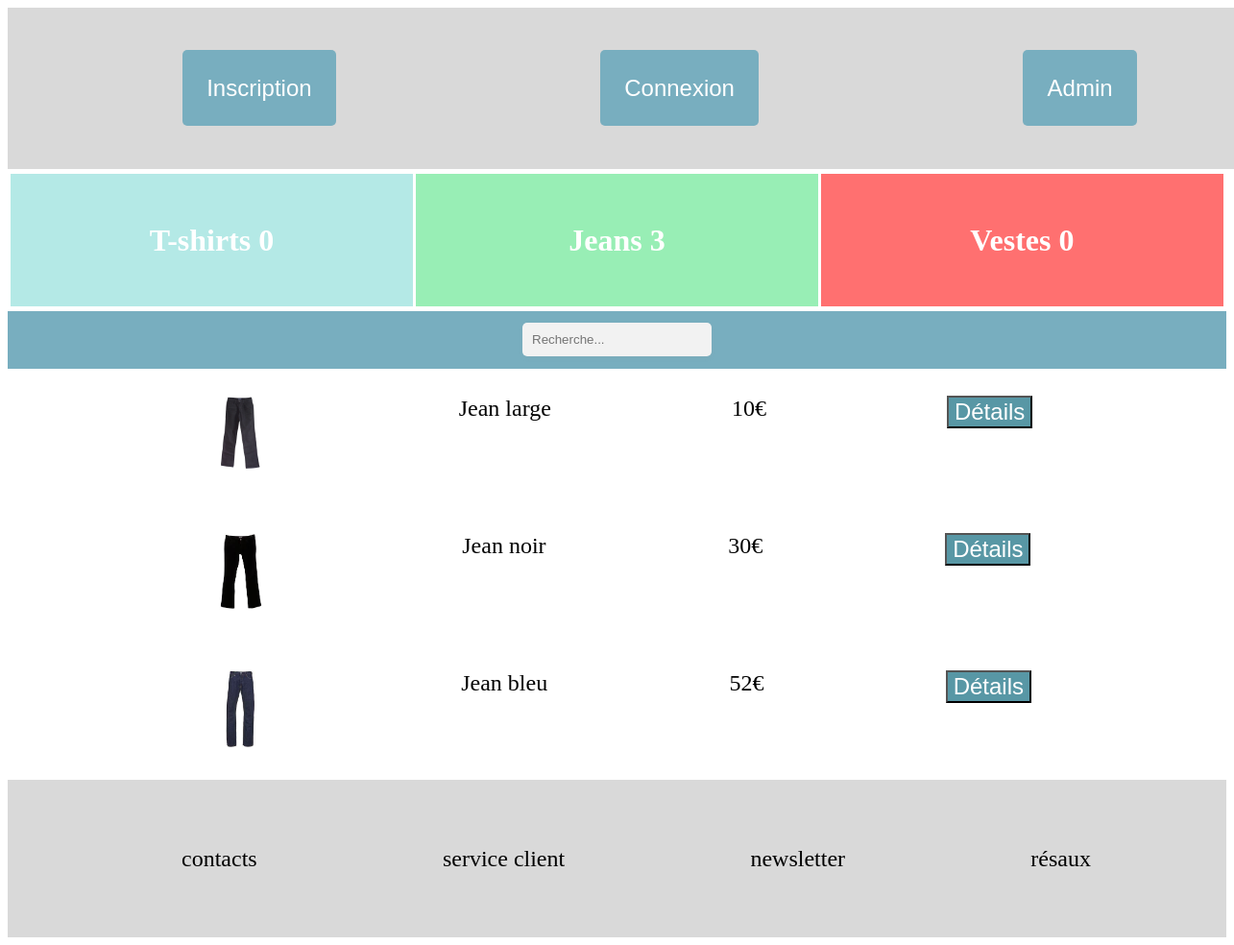
The page / on the database its author committed.
### tables this page shows
CREATE TABLE IF NOT EXISTS `produits` (
  `id` int(11) NOT NULL AUTO_INCREMENT,
  `image` varchar(255) NOT NULL,
  `nom` varchar(255) NOT NULL,
  `description` varchar(255) NOT NULL,
  `prix` float NOT NULL,
  PRIMARY KEY (`id`)
);

### models/Model.php (called while the page is built, shortened)
<?php
abstract class Model{
    private static $pdo;
    private static function setDb(){
        self::$pdo = new PDO("mysql:host=localhost; dbname=shop; charset=utf8", "root", "");
        self::$pdo->setAttribute(PDO::ATTR_ERRMODE,PDO::ERRMODE_WARNING);
    }
    protected function getDb(){
        return self::$pdo;
    }
}

### models/Product/ProductManager.php (called while the page is built, shortened)
<?php
require_once "./models/Model.php";
require_once "Product.php";
class ProductManager extends Model{
    private $products;
    public function addProduct($product){
        $this->products[] = $product;
    }
    public function getProducts(){
        return $this->products;
    }
    public function loadProducts(){
        $query = $this->getDb()->prepare("SELECT * FROM produits ORDER BY id DESC");
        $query->execute();
        $myProducts = $query->fetchAll(PDO::FETCH_ASSOC);
    }
    public function loadOccurences($value){
       $query = "SELECT COUNT(*) AS count FROM produits WHERE description = :value";
       $stmt = $this->getDb()->prepare($query);
       $stmt->bindValue(':value', $value, PDO::PARAM_STR);
       $stmt->execute();
       $result = $stmt->fetch(PDO::FETCH_ASSOC);
       $count = $result['count'];
       return $count;
    }
}

### models/Product/Product.php (called while the page is built, shortened)
<?php
class Product implements JsonSerializable {
    private $id;
    private $image;
    private $name;
    private $price;
    public function __construct($id, $image, $name, $description, $price){
        $this->id = $id;
        $this->image = $image;
        $this->name = $name;
        $this->price = $price;
    }
    public function getId(){
        return $this->id;
    }
    public function getImage(){
        return $this->image;
    }
    public function getName(){
        return $this->name;
    }
    public function getPrice(){
        return $this->price;
    }
}

### controllers/ProductsController.php (called while the page is built, shortened)
<?php
require_once "./models/Product/ProductManager.php";
class ProductsController{
    public function __construct(){
        $this->productManager = new ProductManager;
        $this->productManager->loadProducts();
    }
}

### views/home.view.php (the view, shortened to what this page needs)
<?php
    require_once "./models/Product/ProductManager.php";
    $productManager = new ProductManager;
    $productManager->loadProducts();
?>
<!DOCTYPE html>
<html lang="en">
<head>
    <link rel="stylesheet" href="http://localhost/boutique2/webfiles/Css/index.css">
</head>
<body>
    <header>
        <button class="header-btn"><a href="user/r">Inscription</a></button>
        <button class="header-btn"><a href="user/l">Connexion</a></button>
        <button class="header-btn"><a href="admin/l">Admin</a></button>
    </header>
    <div class="container">
        <section>
            <div class="items">
                <h3 class="items-number-shirt">T-shirts <?= $productManager->loadOccurences("T-shirt"); ?> </h3>
                <h3 class="items-number-jean">Jeans <?= $productManager->loadOccurences("Jean"); ?> </h3>
                <h3 class="items-number-veste">Vestes <?= $productManager->loadOccurences("Veste"); ?> </h3>
            </div>
            <div class="bar">
                <input type="text" placeholder="Recherche...">
            </div>
            <?php
            $products = $productManager->getProducts();
            for($i=0; $i < count($products); $i++) : ?>
            <table class="table">
                <tr class="table-content">
                    <div class="table-content-text">
                    <td><img src = 'http://localhost/boutique2/webfiles/img/shop/<?= $products[$i]->getImage() ?>' width="80px"></td>
                    <td><?= $products[$i]->getName() ?></td>
                    <td><?= $products[$i]->getPrice() ?>€</td>
                    </div>
                    <div class="table-options">
                        <td><a href="<?= URL ?>user/v/<?= $products[$i]->getId() ?>"><button class="view-btn">Détails</button></td></a>
                    </div>
                </tr>
                <?php endfor; ?>
            </table>
        </section>
    </div>
    <footer>
        <ul>
            <li>contacts</li>
            <li>service client</li>
            <li>newsletter</li>
            <li>résaux</li>
        </ul>
    </footer>
</body>
</html>

### index.php (shortened to what this page needs)
<?php
require_once "controllers/ProductsController.php";
$productController = new ProductsController;
try{
    if(empty($_GET['page'])){
        require "views/home.view.php";
        }
}
catch(Exception $e){
    $e->getMessage();
}
?>

### webfiles/Css/index.css (style rules this page uses)
body { position: 0; height: 100%; font-family: 'San Francisco'; }
header { background-color: rgb(217, 217, 217); padding: 3.5%; display: flex; flex-direction: row; justify-content: space-around; width: 100%; }
header .header-btn { background-color: rgb(120, 174, 191); border-radius: 5px; padding: 2%; height: 50%; align-self: center; text-align: center; border: none; font-size: x-large; }
header .header-btn a { color: white; text-decoration: none; }
header button { position: relative; display: inline-block; }
.container { display: flex; flex-direction: row; }
section { margin-top: -2.1%; width: 100%; }
section .items { display: flex; flex-direction: row; justify-content: space-evenly; color: white; margin-bottom: -2.2%; }
section .items .items-number-shirt { padding: 4% 4%; background-color: rgb(180, 233, 230); width: 25%; text-align: center; font-size: xx-large; }
section .items .items-number-jean { padding: 4% 4%; background-color: rgb(152,238,181); width: 25%; text-align: center; font-size: xx-large; }
section .items .items-number-veste { padding: 4% 4%; background-color: rgb(255, 112, 112); width: 25%; text-align: center; font-size: xx-large; }
section .bar { background-color: rgb(120, 174, 191); padding: 1% 1%; display: flex; flex-direction: row; justify-content: space-around; }
.bar input[type="text"] { padding: 10px; border: none; border-radius: 5px; background-color: #f2f2f2; box-shadow: 0 2px 4px rgba(158, 155, 155, 0.1); transition: background-color 0.3s ease; align-self: center; }
.table { width: 100%; padding: 2% 1%; }
.table .table-content { width: 100%; display: flex; flex-direction: row; justify-content: space-evenly; font-size: x-large; }
.table .table-content td a { text-decoration: none; color: white; cursor: pointer; }
.table .table-content .view-btn { width: 100%; display: flex; flex-direction: row; justify-content: space-evenly; font-size: x-large; text-decoration: none; background-color: rgb(88, 151, 165); color: white; cursor: pointer; }
footer { background-color: rgb(217, 217, 217); padding: 3.5%; }
footer ul { display: flex; flex-direction: row; justify-content: space-around; list-style-type: none; font-size: x-large; }

### rows shown on the page
produits: image (picture), nom "Jean large", prix "10"
produits: image (picture), nom "Jean noir", prix "30"
produits: image (picture), nom "Jean bleu", prix "52"

### other values the page prints
$productManager->loadOccurences("T-shirt") "0"
$productManager->loadOccurences("Jean") "3"
$productManager->loadOccurences("Veste") "0"
